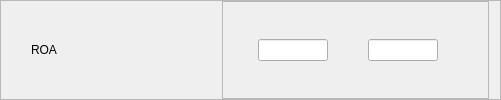
              <widget class="QFrame" name="fROA">
               <property name="frameShape">
                <enum>QFrame::StyledPanel</enum>
               </property>
               <property name="frameShadow">
                <enum>QFrame::Raised</enum>
               </property>
               <layout class="QHBoxLayout" name="horizontalLayout_70">
                <property name="leftMargin">
                 <number>30</number>
                </property>
                <property name="topMargin">
                 <number>0</number>
                </property>
                <property name="bottomMargin">
                 <number>0</number>
                </property>
                <item>
                 <widget class="QLabel" name="label_47">
                  <property name="minimumSize">
                   <size>
                    <width>185</width>
                    <height>0</height>
                   </size>
                  </property>
                  <property name="maximumSize">
                   <size>
                    <width>185</width>
                    <height>150</height>
                   </size>
                  </property>
                  <property name="styleSheet">
                   <string notr="true">font: 14pt &quot;Segoe UI&quot;;</string>
                  </property>
                  <property name="text">
                   <string>ROA</string>
                  </property>
                  <property name="alignment">
                   <set>Qt::AlignLeading|Qt::AlignLeft|Qt::AlignVCenter</set>
                  </property>
                 </widget>
                </item>
                <item>
                 <widget class="QFrame" name="frame_48">
                  <property name="frameShape">
                   <enum>QFrame::StyledPanel</enum>
                  </property>
                  <property name="frameShadow">
                   <enum>QFrame::Raised</enum>
                  </property>
                  <layout class="QHBoxLayout" name="horizontalLayout_71">
                   <property name="spacing">
                    <number>0</number>
                   </property>
                   <property name="leftMargin">
                    <number>35</number>
                   </property>
                   <property name="topMargin">
                    <number>0</number>
                   </property>
                   <property name="rightMargin">
                    <number>50</number>
                   </property>
                   <property name="bottomMargin">
                    <number>0</number>
                   </property>
                   <item>
                    <widget class="QLineEdit" name="lineEdit_83">
                     <property name="maximumSize">
                      <size>
                       <width>70</width>
                       <height>16777215</height>
                      </size>
                     </property>
                    </widget>
                   </item>
                   <item>
                    <spacer name="horizontalSpacer_34">
                     <property name="orientation">
                      <enum>Qt::Horizontal</enum>
                     </property>
                     <property name="sizeType">
                      <enum>QSizePolicy::Expanding</enum>
                     </property>
                     <property name="sizeHint" stdset="0">
                      <size>
                       <width>40</width>
                       <height>20</height>
                      </size>
                     </property>
                    </spacer>
                   </item>
                   <item>
                    <widget class="QLineEdit" name="lineEdit_84">
                     <property name="maximumSize">
                      <size>
                       <width>70</width>
                       <height>16777215</height>
                      </size>
                     </property>
                    </widget>
                   </item>
                  </layout>
                 </widget>
                </item>
               </layout>
              </widget>
